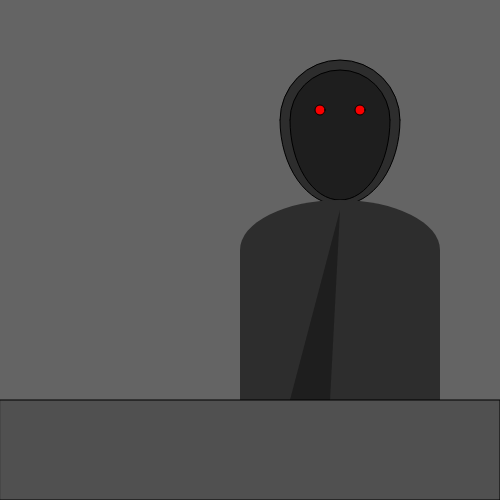
Frame 1 (no input)
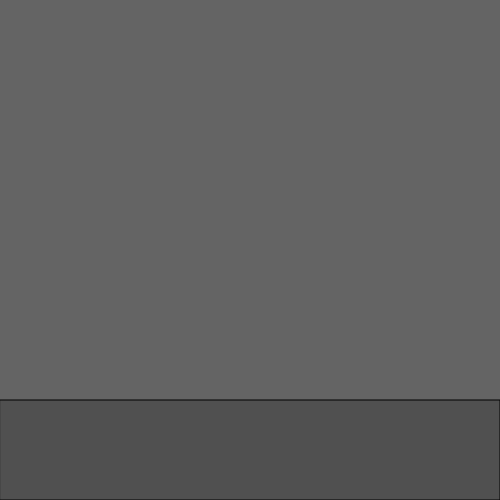
Frame 60 (no input)
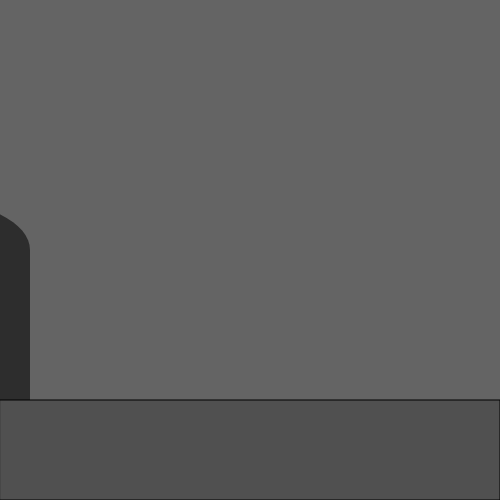
Frame 120 (the mouse pressed at the canvas centre since frame 60)

The p5.js sketch that drew these frames (run headless with seeded random() and noise() and a simulated clock; from frame 60 on, the mouse is pressed at the canvas centre):

// p5.js sketch
// ── sketch.js
let x = 0;

function setup() {
  createCanvas(500, 500);

}

function draw() {
background(100);

push();
translate(x,0);
  avatar();
x+=5;

if(x > width)
{
  x=-500;
}
pop();


fill(80);
rect(0, 400, width, 100);

  
}

//personal function
function avatar() {
//The Shadow
  //head
  fill(45);
  arc(340, 120, 120, 120, PI, TWO_PI);
  
  arc(340, 120, 120, 170, TWO_PI, PI);
  
  fill(30);
  arc(340, 120, 100, 100, PI, TWO_PI);
  arc(340, 120, 100, 160, TWO_PI, PI);
  
  //eyes
    fill(250, 0, 0);
    ellipse(320, 110, 10);
   ellipse(360, 110, 10);
  
  
  //torso
  noStroke();
  fill(45);
   arc(340, 250, 200, 100, PI, TWO_PI);
  rect(240, 250, 200, 200);
  fill(30);
  triangle(340, 210, 330, 400, 290, 400 );
}
